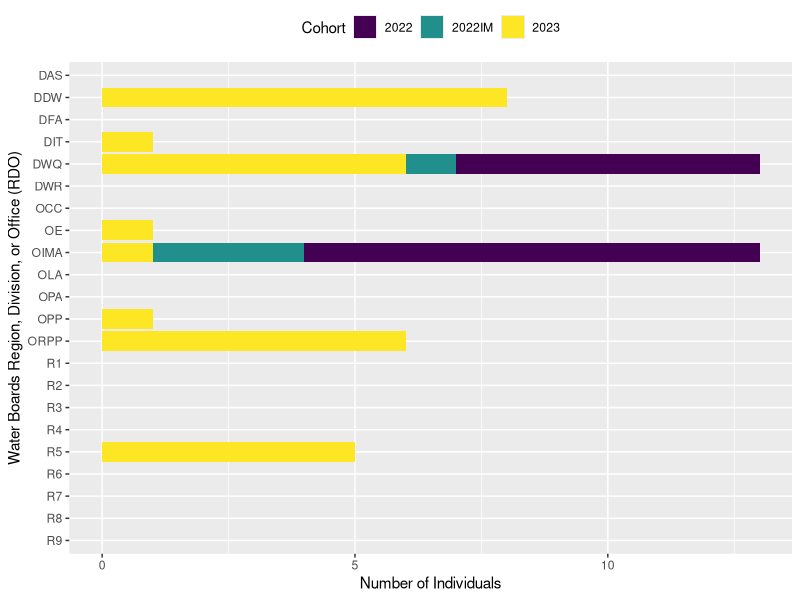
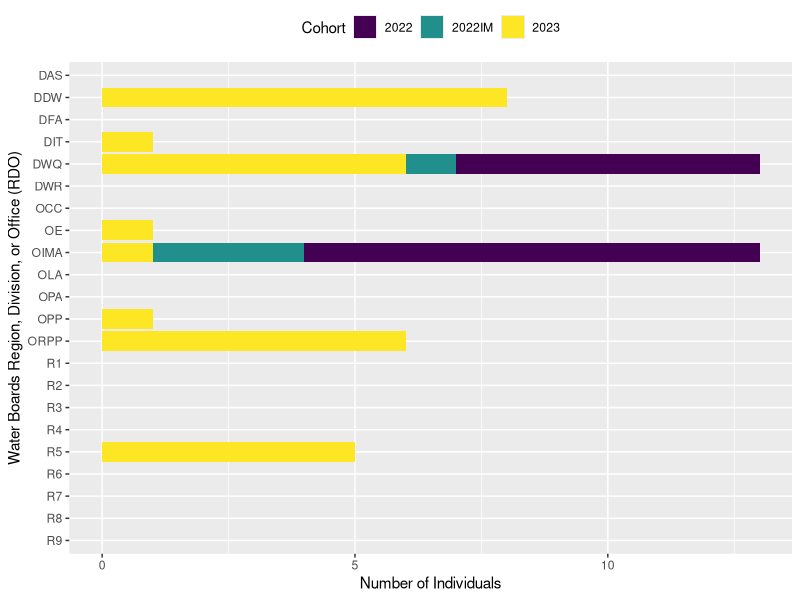

Write the R code that produced these figures, in order.
library(readr)
library(tidyr)
library(ggplot2)
library(viridis)

rdo = read_csv("annual-rdo.csv")
rdo_long <- gather(rdo, Cohort, Count, '2022':'2023')
rdo_long$RDO <- factor(rdo_long$RDO, levels=rev(unique(rdo_long$RDO)))

ggplot(rdo_long, aes(fill=Cohort, x=Count, y=RDO)) + 
  geom_bar(position="stack", stat="identity") +
  theme(legend.position = "top") +
  xlab("Number of Individuals") + 
  ylab("Water Boards Region, Division, or Office (RDO)") +
  scale_fill_viridis(discrete = TRUE, option = "viridis")

ggsave(path = "cohorts/images", filename = "annual-rdo.png")
